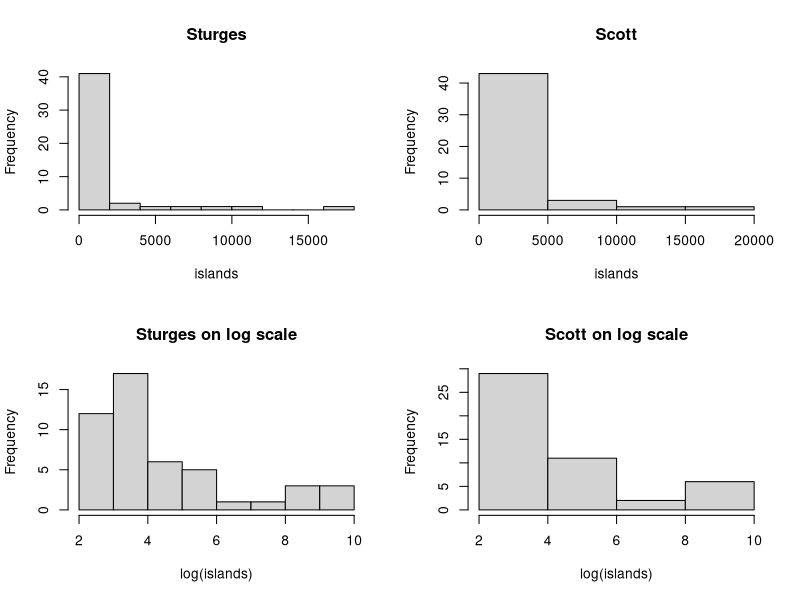
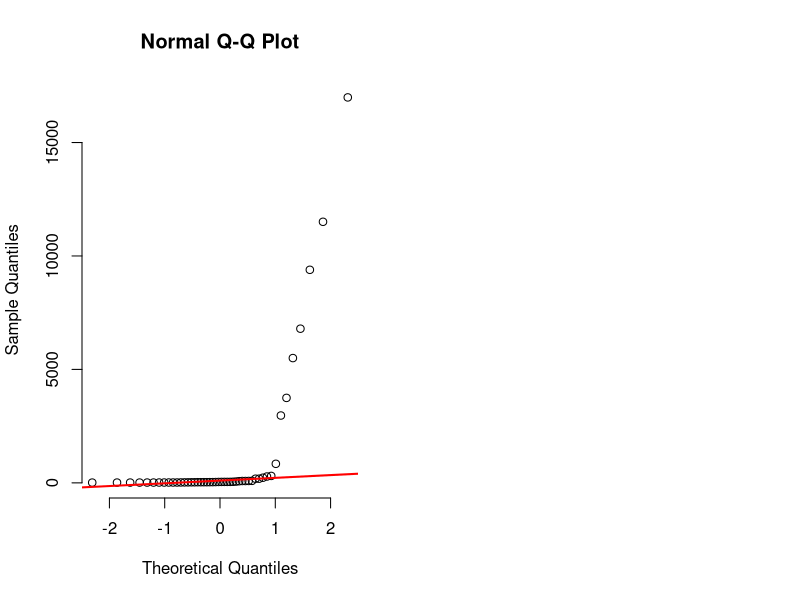
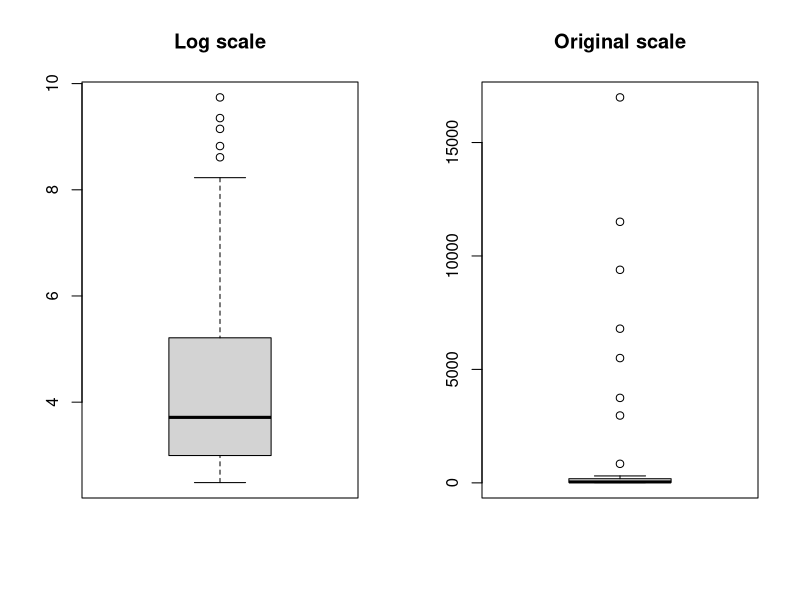
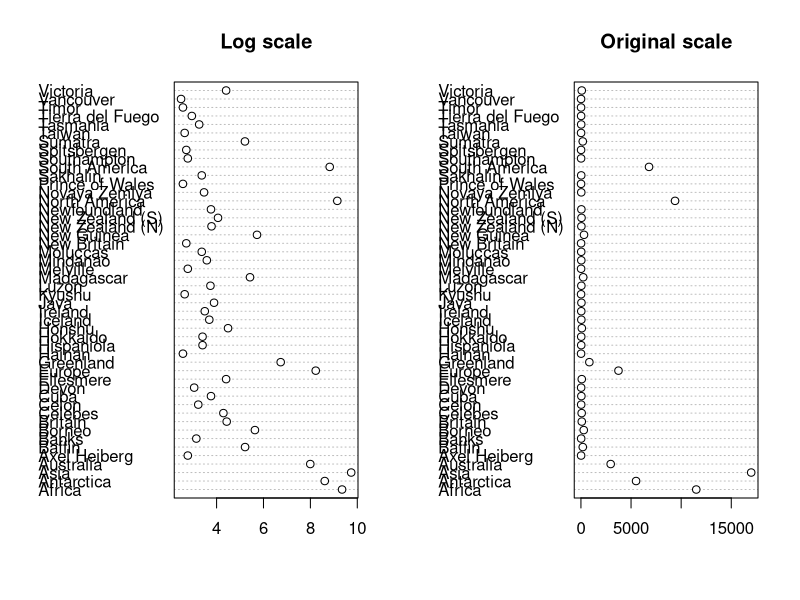
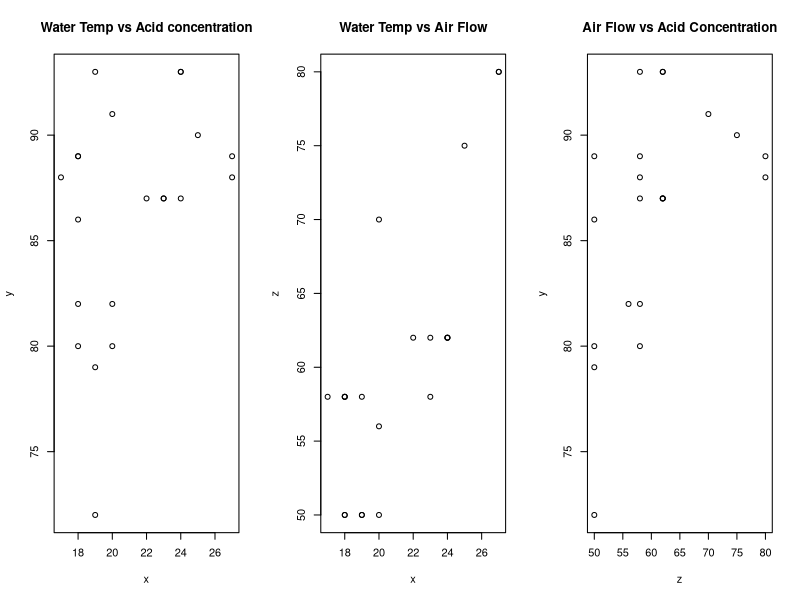
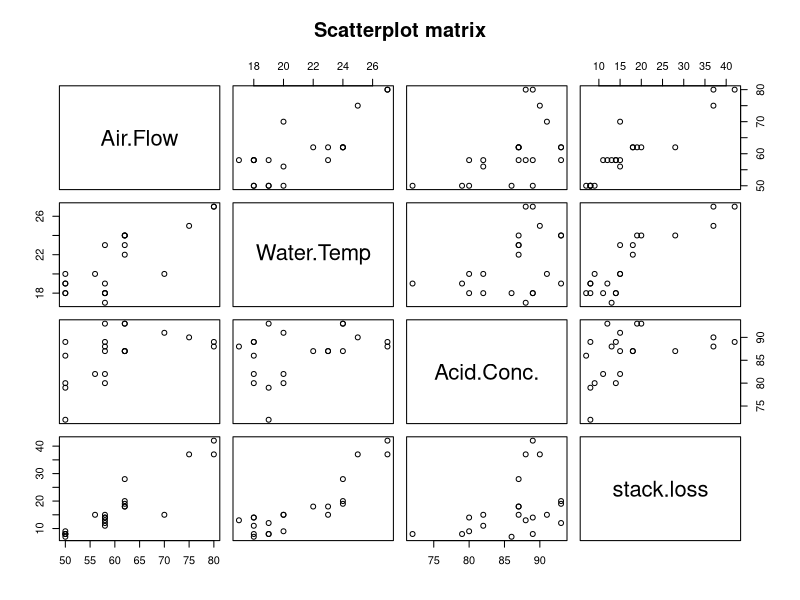
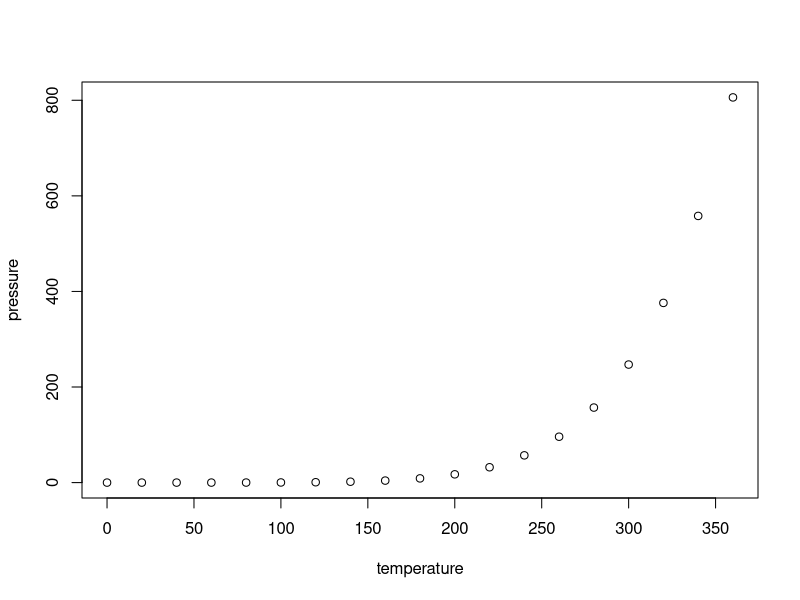
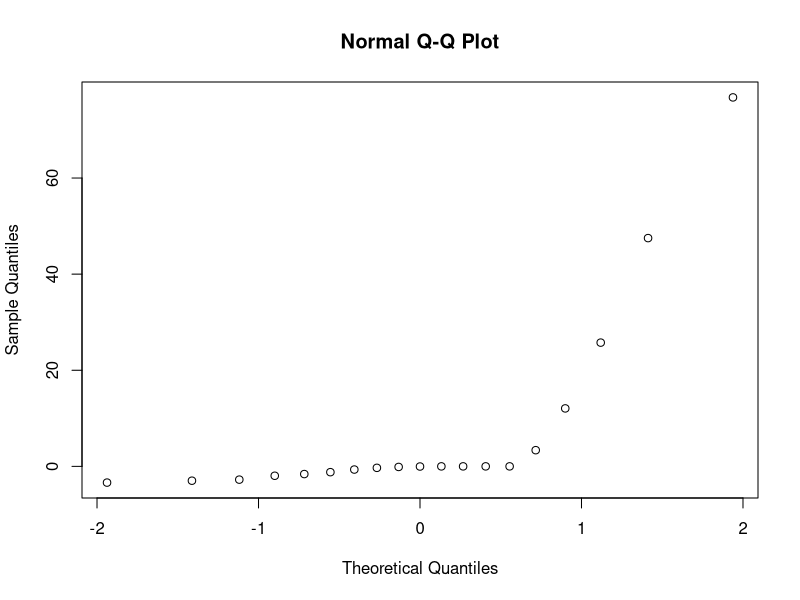

Recreate these plots in R, in order.
##PROBLEM 1 - Section 3.1

##a

png(file = "Part5/PROBLEM1hist1.png")
par(mfrow=c(2,2))
hist(islands, breaks = "Sturges", main = "Sturges")
hist(islands, breaks = "Scott", main = "Scott")
hist(log(islands), breaks = "Sturges", main = "Sturges on log scale")
hist(log(islands), breaks = "Scott", main = "Scott on log scale")
dev.off()
##using the log scale you can see the differences more clearly
##a

##b
png(file = "Part5/PROBLEM1plot1.png")
par(mfrow=c(1,2))
qqnorm(islands, pch = 1, frame = FALSE)
qqline(islands, col = "red", lwd = 2)
dev.off()

##the plot is most similar to the fourth plot in the figure;it shows us that the dataset has an exponential distribution
##b

##c
png(file = "Part5/PROBLEM1plot2.png")
par(mfrow=c(1,2))
boxplot(log(islands), main = "Log scale")
boxplot(islands, main = "Original scale")
dev.off()
##c

##d
png(file = "Part5/PROBLEM1chart1.png")
par(mfrow=c(1,2))
dotchart(log(islands),main="Log scale")
dotchart(islands,main="Original scale")
dev.off()
##Log scale helps in better visualizing the magnitude of number of islands 
##while linear scale makes it difficult to see any difference between normal values in the set
##I think is needed
##d

##e
##Sturges hstogram on log scale seems the most appropriate
##e

##PROBLEM 1 - Section 3.1

##PROBLEM 2 - Section 3.1
##a

x=stackloss$Water.Temp
y=stackloss$Acid.Conc.
z=stackloss$Air.Flow

png(file = "Part5/PROBLEM2plot1.png")
par(mfrow = c(1,3))
plot(x , y , main="Water Temp vs Acid concentration")
plot(x , z , main="Water Temp vs Air Flow")
plot(z , y , main="Air Flow vs Acid Concentration")
dev.off()

##Water.Temp and Acid.Conc. has non linear relationship
##Water.Temp and Air.Flow has linear relationship
##Acid.Conc. and Air.Flow has non linear relationship
##a

##b
png(file = "Part5/PROBLEM2plot2.png")
pairs(~Air.Flow+Water.Temp+Acid.Conc.+stack.loss,data= stackloss,main ="Scatterplot matrix")
dev.off()
##b
##PROBLEM 2 - Section 3.1

##PROBLEM 3 - Section 3.1
##a
png(file = "Part5/PROBLEM3plot1.png")
plot(pressure ~ temperature, data = pressure)
dev.off()
##there is a linear relationship;the trend is linear and we have a few exceptions
##a

##b
png(file = "Part5/PROBLEM3plot2.png")

residuals = with(pressure,pressure - (0.168 + 0.007*temperature)^(20/3))

qqnorm(residuals)
dev.off()
##residuals have a normal distribution;they come from the same population
##b

##c
png(file = "Part5/PROBLEM3plot3.png")
plot(pressure^(3/20) ~ temperature, data = pressure)
dev.off()
##it is clear a linear relationship
##c

##d
pressure_tranformed = (pressure)^(3/20)
modified_data = with(pressure,pressure^(20/3))
model=lm(modified_data~pressure$temperature)
print(summary(model))

png(file = "Part5/PROBLEM3plot4.png")
plot(model, which=c(2))
dev.off()

##based on the qq,the residuals are normally distributed
##d
##PROBLEM 3 - Section 3.1

##PROBLEM 4 - Sections Section 3.2 & 3.3
png(file = "Part5/PROBLEM4plot1.png")
plot(circumference ~ age, pch = as.numeric(as.character(Tree)),data = Orange)
lines(circumference ~ age, data = Orange, subset = Tree == "1", lty = 1)
lines(circumference ~ age, data = Orange, subset = Tree == "2", lty = 2)
lines(circumference ~ age, data = Orange, subset = Tree == "3", lty = 3,lwd = 2)
lines(circumference ~ age, data = Orange, subset = Tree == "4", lty = 4)
lines(circumference ~ age, data = Orange, subset = Tree == "5", lty = 5)
legend("bottomright", legend = paste("Tree", 1:5), lty=1:5, pch = 1:5)
dev.off()
##PROBLEM 4 - Sections Section 3.2 & 3.3





##PROBLEM 5 - Sections Section 3.2 & 3.3
png(file = "Part5/PROBLEM5figure.png")
par(list = list(mfrow = c(3, 2), mar = c(2.1,2.1,4.1,0.1)))
Z = rnorm(1000)
hist(Z, main = "Histogram-Sturges")
hist(Z, breaks = "Freedman-Diaconis", main = "Histogram-FD")
plot(density(Z), main = "Density Estimate")
boxplot(Z, main = "Boxplot")
qqnorm(Z, main = "QQ Plot")
qqline(Z)
ts.plot(Z, main = "Trace Plot")
dev.off()
##PROBLEM 5 - Sections Section 3.2 & 3.3




##PROBLEM 6 - Sections Section 3.2 & 3.3
png(file = "Part5/PROBLEM6figure.png")
par(list = list(mfrow = c(3, 2), mar = c(2.1,2.1,4.1,0.1)))
Z = rnorm(1000)
X = Z^2
hist(X, main = "Histogram-Sturges")
hist(X, breaks = "Freedman-Diaconis", main = "Histogram-FD")
plot(density(X), main = "Density Estimate")
boxplot(X, main = "Boxplot")
qqnorm(X, main = "QQ Plot")
qqline(X)
ts.plot(X, main = "Trace Plot")
dev.off()
##PROBLEM 6 - Sections Section 3.2 & 3.3





##PROBLEM 7 - Sections Section 3.2 & 3.3
png(file = "Part5/PROBLEM7figure.png")
par(list = list(mfrow = c(3, 2), mar = c(2.1,2.1,4.1,0.1)))
Z = EuStockMarkets
X = Z^2
hist(X, main = "Histogram-Sturges")
hist(X, breaks = "Freedman-Diaconis", main = "Histogram-FD")
plot(density(X), main = "Density Estimate")
boxplot(X, main = "Boxplot")
qqnorm(X, main = "QQ Plot")
qqline(X)
ts.plot(X, main = "Trace Plot")
dev.off()
##PROBLEM 7 - Sections Section 3.2 & 3.3